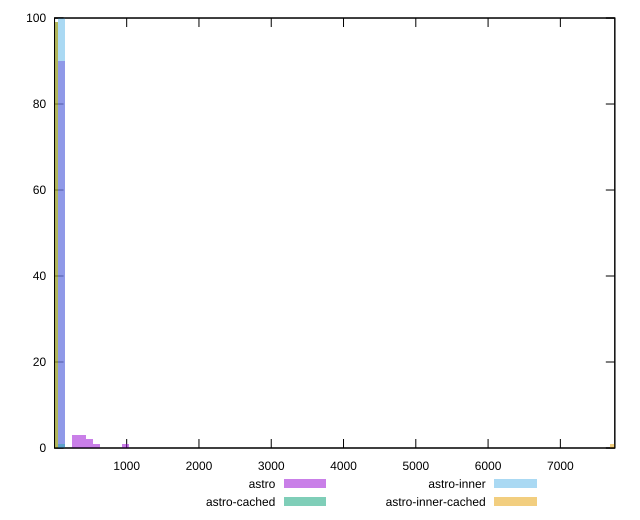

This chart was generated by the following gnuplot code:
reset

$astro <<EOF
979.7103209518496 1
97.97103209518495 90
587.8261925711097 1
293.91309628555484 3
489.8551604759248 2
391.8841283807398 3
EOF

$astroCached <<EOF
97.97103209518495 1
0 99
EOF

$astroInner <<EOF
97.97103209518495 100
EOF

$astroInnerCached <<EOF
7739.711535519611 1
0 99
EOF

set key outside below
set boxwidth 97.97103209518495
set xrange [1.7409999999999999:7753.482]
set yrange [0:100]
set trange [0:100]
set style fill transparent solid 0.5 noborder
set terminal svg size 640, 520 enhanced background rgb 'white'
set output "reports/report_00033_2021-03-01T14-23-16.841Z/server-response-time/comparison/histogram/all_raw.svg"

plot $astro title "astro" with boxes, \
     $astroCached title "astro-cached" with boxes, \
     $astroInner title "astro-inner" with boxes, \
     $astroInnerCached title "astro-inner-cached" with boxes

reset
